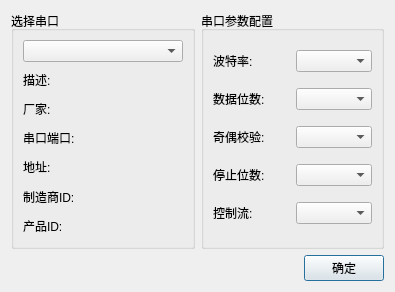
<?xml version="1.0" encoding="UTF-8"?>
<ui version="4.0">
 <class>SettingsDialog</class>
 <widget class="QDialog" name="SettingsDialog">
  <property name="geometry">
   <rect>
    <x>0</x>
    <y>0</y>
    <width>395</width>
    <height>292</height>
   </rect>
  </property>
  <property name="windowTitle">
   <string>Settings</string>
  </property>
  <layout class="QVBoxLayout" name="verticalLayout">
   <item>
    <layout class="QHBoxLayout" name="horizontalLayout_2">
     <item>
      <widget class="QGroupBox" name="selectBox">
       <property name="title">
        <string>选择串口</string>
       </property>
       <layout class="QGridLayout" name="gridLayout">
        <item row="0" column="0">
         <widget class="QComboBox" name="serialPortInfoListBox"/>
        </item>
        <item row="1" column="0">
         <widget class="QLabel" name="descriptionLabel">
          <property name="text">
           <string>描述:</string>
          </property>
         </widget>
        </item>
        <item row="2" column="0">
         <widget class="QLabel" name="manufacturerLabel">
          <property name="text">
           <string>厂家:</string>
          </property>
         </widget>
        </item>
        <item row="3" column="0">
         <widget class="QLabel" name="serialNumberLabel">
          <property name="text">
           <string>串口端口:</string>
          </property>
         </widget>
        </item>
        <item row="4" column="0">
         <widget class="QLabel" name="locationLabel">
          <property name="text">
           <string>地址:</string>
          </property>
         </widget>
        </item>
        <item row="5" column="0">
         <widget class="QLabel" name="vidLabel">
          <property name="text">
           <string>制造商ID:</string>
          </property>
         </widget>
        </item>
        <item row="6" column="0">
         <widget class="QLabel" name="pidLabel">
          <property name="text">
           <string>产品ID:</string>
          </property>
         </widget>
        </item>
       </layout>
      </widget>
     </item>
     <item>
      <widget class="QGroupBox" name="parametersBox">
       <property name="title">
        <string>串口参数配置</string>
       </property>
       <layout class="QGridLayout" name="gridLayout_2" columnminimumwidth="0,1">
        <item row="0" column="0">
         <widget class="QLabel" name="baudRateLabel">
          <property name="text">
           <string>波特率:</string>
          </property>
         </widget>
        </item>
        <item row="0" column="1">
         <widget class="QComboBox" name="baudRateBox"/>
        </item>
        <item row="1" column="0">
         <widget class="QLabel" name="dataBitsLabel">
          <property name="text">
           <string>数据位数:</string>
          </property>
         </widget>
        </item>
        <item row="1" column="1">
         <widget class="QComboBox" name="dataBitsBox"/>
        </item>
        <item row="2" column="0">
         <widget class="QLabel" name="parityLabel">
          <property name="text">
           <string>奇偶校验:</string>
          </property>
         </widget>
        </item>
        <item row="2" column="1">
         <widget class="QComboBox" name="parityBox"/>
        </item>
        <item row="3" column="0">
         <widget class="QLabel" name="stopBitsLabel">
          <property name="text">
           <string>停止位数:</string>
          </property>
         </widget>
        </item>
        <item row="3" column="1">
         <widget class="QComboBox" name="stopBitsBox"/>
        </item>
        <item row="4" column="0">
         <widget class="QLabel" name="flowControlLabel">
          <property name="text">
           <string>控制流:</string>
          </property>
         </widget>
        </item>
        <item row="4" column="1">
         <widget class="QComboBox" name="flowControlBox"/>
        </item>
       </layout>
      </widget>
     </item>
    </layout>
   </item>
   <item>
    <layout class="QHBoxLayout" name="horizontalLayout">
     <item>
      <spacer name="horizontalSpacer">
       <property name="orientation">
        <enum>Qt::Horizontal</enum>
       </property>
       <property name="sizeHint" stdset="0">
        <size>
         <width>96</width>
         <height>20</height>
        </size>
       </property>
      </spacer>
     </item>
     <item>
      <widget class="QPushButton" name="applyButton">
       <property name="text">
        <string>确定</string>
       </property>
      </widget>
     </item>
    </layout>
   </item>
  </layout>
 </widget>
 <resources/>
 <connections/>
</ui>
